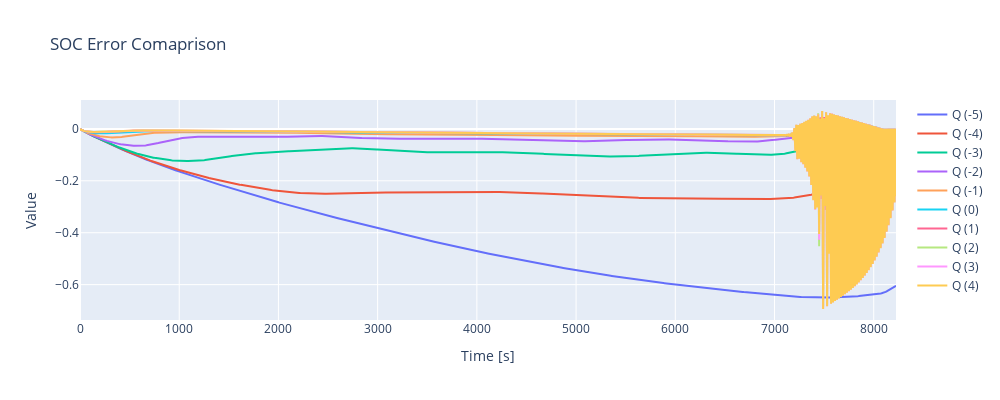

This figure's notebook cell:
### Markdown cell above
<h5> Assessing impact of process noise covariance on SOC error </h5>

### Code cell
soc_errs = []

for Q_factor in range(-5,5):

    soc_by_KF = SOCEstimator.linKF_OCVSOC(
        P_initial=np.array([[1e0]]), # initial error covariance; affects starting point for P
        Q=np.array([[1*10**Q_factor]]), # process noise covariance; affects P_pred > K > P_new ( how much the actual state of system can deviate from predicted state due to unmodeled influences or inherent randomness in system )
        R=np.array([[1e-0]]) # measurement noise covariance; affects K ( how much noise is expected in observed data )
    )
    soc_err_data = soc_by_coulcnt["data"] - soc_by_KF["data"]
    soc_errs.append({
        'label': f"Q ({Q_factor})",
        'data': soc_err_data
    })


create_single_fig_line_plot(soc_errs, PyBAMM_DS.data.time, "SOC Error Comaprison")

### Figure 1 — Plotly figure (JSON) as saved in the notebook; plotly's stock layout.template omitted (floating-point values rounded to 4 significant figures; data arrays with more than 128 entries replaced by an {"elided": "..."} marker saying what was removed)
{"data": [{"mode": "lines", "name": "Q (-5)", "type": "scatter", "x": {"elided": "824 float values"}, "y": {"elided": "824 float values"}}, {"mode": "lines", "name": "Q (-4)", "type": "scatter", "x": {"elided": "824 float values"}, "y": {"elided": "824 float values"}}, {"mode": "lines", "name": "Q (-3)", "type": "scatter", "x": {"elided": "824 float values"}, "y": {"elided": "824 float values"}}, {"mode": "lines", "name": "Q (-2)", "type": "scatter", "x": {"elided": "824 float values"}, "y": {"elided": "824 float values"}}, {"mode": "lines", "name": "Q (-1)", "type": "scatter", "x": {"elided": "824 float values"}, "y": {"elided": "824 float values"}}, {"mode": "lines", "name": "Q (0)", "type": "scatter", "x": {"elided": "824 float values"}, "y": {"elided": "824 float values"}}, {"mode": "lines", "name": "Q (1)", "type": "scatter", "x": {"elided": "824 float values"}, "y": {"elided": "824 float values"}}, {"mode": "lines", "name": "Q (2)", "type": "scatter", "x": {"elided": "824 float values"}, "y": {"elided": "824 float values"}}, {"mode": "lines", "name": "Q (3)", "type": "scatter", "x": {"elided": "824 float values"}, "y": {"elided": "824 float values"}}, {"mode": "lines", "name": "Q (4)", "type": "scatter", "x": {"elided": "824 float values"}, "y": {"elided": "824 float values"}}], "layout": {"height": 400, "showlegend": true, "title": {"text": "SOC Error Comaprison"}, "width": 1000, "xaxis": {"title": {"text": "Time [s]"}}, "yaxis": {"title": {"text": "Value"}}}}
